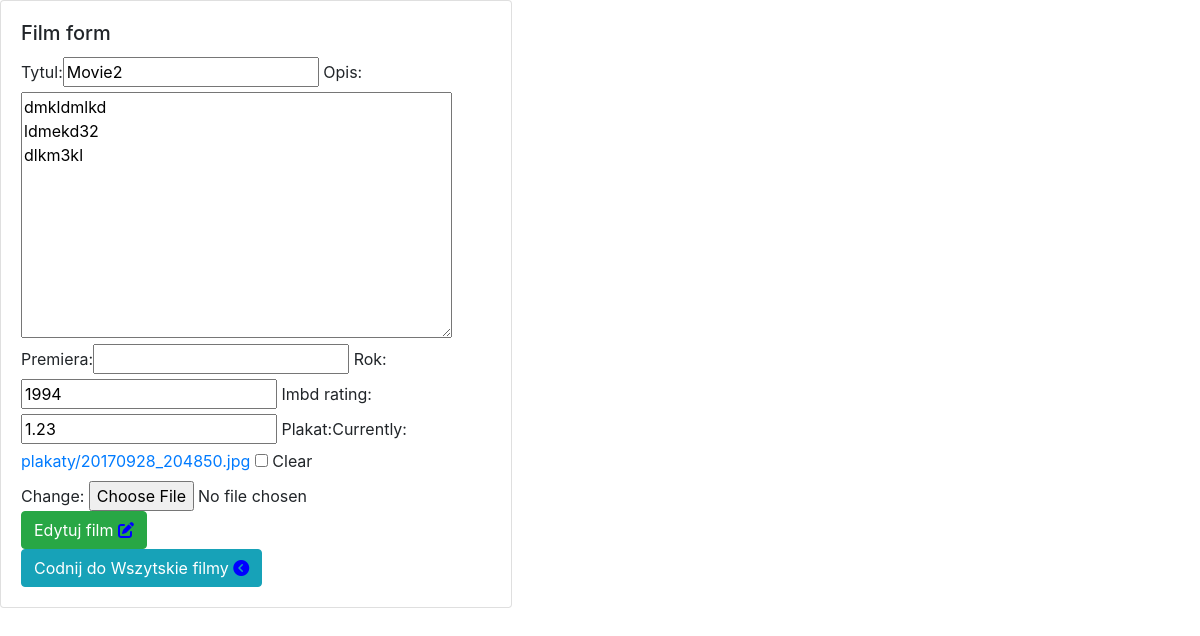
The page /filmy/edytuj/4/ (signed in) on the database as committed earlier.
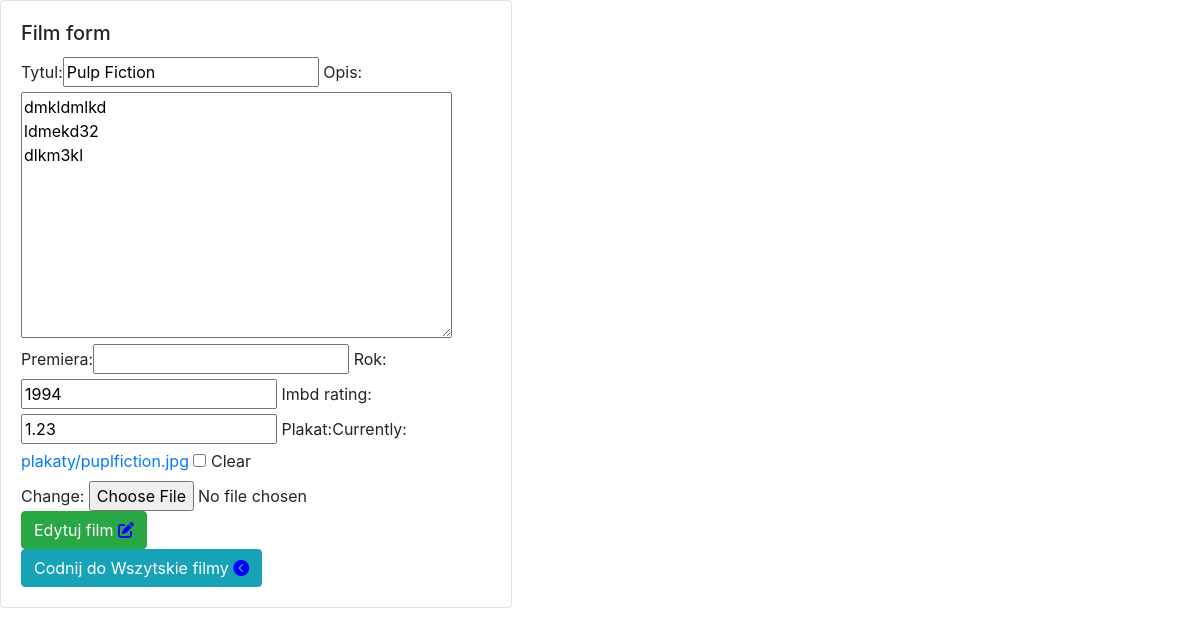
The same page on the database as committed later.
### filmyweb/models.py (models this page shows, shortened)
class Film(models.Model): # klasa w ktorej zamieszczomy rozne FIELDS
    tytul = models.CharField(max_length=64, unique=True,)
    rok = models.PositiveSmallIntegerField(default=2000)
    opis = models.TextField(default='')
    premiera = models.DateField(null=True, blank=True)
    imbd_rating = models.DecimalField(max_digits=4, decimal_places=2, null=True, blank=True)
    plakat = models.ImageField(upload_to="plakaty", null=True, blank=True)
    dodatkowe = models.OneToOneField(DodatkoweInfo, on_delete=models.CASCADE, null=True, blank=True) # wstawienie

### filmyweb/views.py (the view)
# urls.py: path('edytuj/<int:id>/', edytuj_film, name='edytuj_film'), # w argumencie "path" musimy podać który chcemy
@login_required()
def edytuj_film(request, id): #definicja funkcji do edytowania filmu - w argumencie podajemy id filmu który chcemy edyto
    film = get_object_or_404(Film, pk=id) # do zmiennej "fil" przypsujemy metodę do pobierania objektu (filmu) z bazy
    form = MovieForm(request.POST or None, request.FILES or None, instance=film)
    if form.is_valid():
        form.save()
        return redirect(pierwsza_strona)
    return render(request, 'film_form.html', {'form': form, 'nowy': False})

### filmyweb/forms.py
class MovieForm(ModelForm):
    class Meta:
        model = Film
        fields = ['tytul', 'opis', 'premiera', 'rok', 'imbd_rating', 'plakat']

### filmyweb/templates/film_form.html (shortened to what this page needs)
{% extends 'glowny.html' %}
{% load bootstrap %}
{% block strona %}
        <div class="card" style="width: 32rem;">
            <div class="card-body">
                <h5 class="card-title">Film form</h5>
                <form method="post" enctype="multipart/form-data">
                {{ form|bootstrap }}
                {% if nowy == True %}
                    <button type="submit" class="btn btn-success" >Dodaj film <i class="fas fa-plus"></i></button> <!--
                    dodanie na stronie pryzcisku nazwanego "dodaj film" -->
                {% else %}
                    <button type="submit" class="btn btn-success" >Edytuj film <i class="fas fa-edit"></i></button>
                {% endif %}
                </form>
                <a href="{% url 'pierwsza_strona' %}"> <button type="submit" class="btn btn-info"> Codnij do Wszytskie filmy
                <i class="fas fa-chevron-circle-left"></i></button>  </a>
            </div>
         </div>
{% endblock %}

Rows that differ between the two databases and show on the page:
changed Film "dmkldmlkd ldmekd32 dlkm3kl": tytul "Movie2" → "Pulp Fiction"
Other text that changed with them:
text no longer shown: "Tytul: Opis: Premiera: Rok: Imbd rating: Plakat: Currently: plakaty/20170928_204850.jpg Clear Change:"
text now shown: "Tytul: Opis: Premiera: Rok: Imbd rating: Plakat: Currently: plakaty/puplfiction.jpg Clear Change:"
